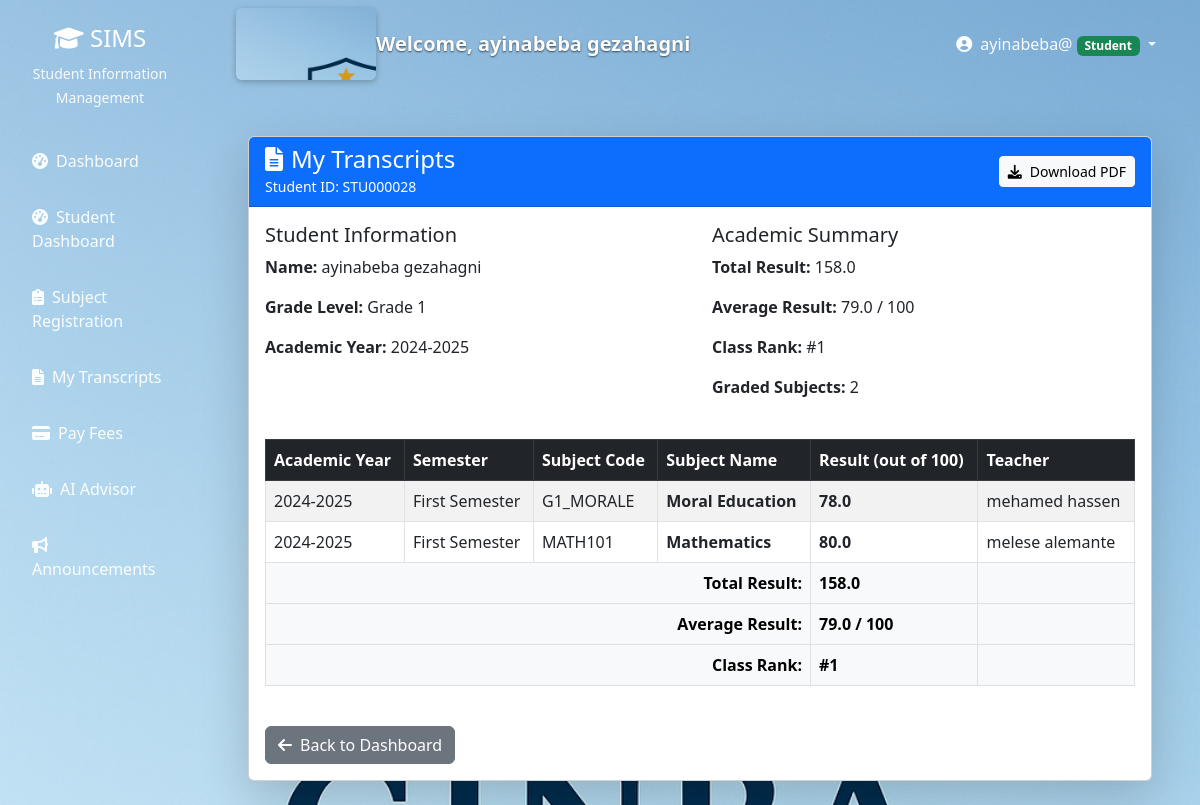
The page /students/transcripts/ (signed in) on the database its author committed.
### users/models.py (models this page shows, shortened)
class User(AbstractUser):
    ROLE_CHOICES = (
        ('admin', 'Administrator'),
        ('teacher', 'Teacher'),
        ('student', 'Student'),
        ('registrar', 'Registrar'),
        ('finance', 'Finance Officer'),
        ('parent', 'Parent'),
    )
    role = models.CharField(max_length=20, choices=ROLE_CHOICES)
    phone = models.CharField(max_length=15, blank=True)
    address = models.TextField(blank=True)
    date_of_birth = models.DateField(null=True, blank=True)
    profile_picture = models.ImageField(upload_to='profiles/', null=True, blank=True)
    is_approved = models.BooleanField(default=False)
    created_at = models.DateTimeField(auto_now_add=True)

class StudentProfile(models.Model):
    GRADE_CHOICES = [
        (1, 'Grade 1'),
        (2, 'Grade 2'),
        (3, 'Grade 3'),
        (4, 'Grade 4'),
        (5, 'Grade 5'),
        (6, 'Grade 6'),
        (7, 'Grade 7'),
        (8, 'Grade 8'),
    ]
    SEMESTER_CHOICES = [
        ('first', 'First Semester'),
        ('second', 'Second Semester'),
    ]
    user = models.OneToOneField(User, on_delete=models.CASCADE)
    student_id = models.CharField(max_length=20, unique=True)
    grade_level = models.IntegerField(choices=GRADE_CHOICES, default=1)
    current_semester = models.CharField(max_length=10, choices=SEMESTER_CHOICES, default='first')
    academic_year = models.CharField(max_length=9, default='2024-2025')
    enrollment_date = models.DateField(auto_now_add=True)

### subjects/models.py (models this page shows, shortened)
class Enrollment(models.Model):
    SEMESTER_CHOICES = [
        ('first', 'First Semester'),
        ('second', 'Second Semester'),
    ]
    STATUS_CHOICES = [
        ('pending', 'Pending Approval'),
        ('approved', 'Approved'),
        ('waitlisted', 'Waitlisted'),
        ('active', 'Active'),
        ('completed', 'Completed'),
        ('dropped', 'Dropped'),
        ('rejected', 'Rejected'),
    ]
    student = models.ForeignKey(
        User,
        on_delete=models.CASCADE,
        related_name='subject_enrollments',
        limit_choices_to={'role': 'student'}
    )
    subject = models.ForeignKey(
        Subject,
        on_delete=models.CASCADE,
        related_name='enrollments'
    )
    enrolled_date = models.DateField(default=timezone.now)
    academic_year = models.CharField(
        max_length=9,
        help_text="Format: YYYY-YYYY (e.g., 2024-2025)"
    )
    semester = models.CharField(
        max_length=10,
        choices=SEMESTER_CHOICES,
        default='first'
    )
    status = models.CharField(
        max_length=20,
        choices=STATUS_CHOICES,
        default='active'
    )
    final_grade = models.CharField(max_length=5, blank=True)
    result = models.CharField(max_length=50, blank=True, null=True, help_text='Result or remark for this enrollment')
    is_auto_assigned = models.BooleanField(default=False)
    class Meta:
        unique_together = ['student', 'subject', 'academic_year', 'semester']
        ordering = ['-enrolled_date']
    def get_semester_display(self):
        return dict(self.SEMESTER_CHOICES).get(self.semester, self.semester)

class Subject(models.Model):
    GRADE_LEVEL_CHOICES = [
        (1, 'Grade 1'),
        (2, 'Grade 2'),
        (3, 'Grade 3'),
        (4, 'Grade 4'),
        (5, 'Grade 5'),
        (6, 'Grade 6'),
        (7, 'Grade 7'),
        (8, 'Grade 8'),
    ]
    SUBJECT_TYPES = [
        ('core', 'Core'),
        ('elective', 'Elective'),
        ('lab', 'Laboratory'),
    ]
    name = models.CharField(max_length=200)
    code = models.CharField(max_length=20, unique=True)
    description = models.TextField(blank=True)
    credit_hours = models.PositiveIntegerField(default=3, help_text="Credit hours for this subject")
    subject_type = models.CharField(max_length=20, choices=SUBJECT_TYPES, default='core')
    grade_level = models.IntegerField(
        choices=GRADE_LEVEL_CHOICES,
        help_text="Select the grade level for this subject"
    )
    day_of_week = models.CharField(max_length=3, choices=Teacher.DAYS_OF_WEEK, blank=True)
    start_time = models.TimeField(null=True, blank=True)
    end_time = models.TimeField(null=True, blank=True)
    room = models.CharField(max_length=50, blank=True)
    sessions_per_week = models.PositiveSmallIntegerField(default=3, help_text='Number of sessions per week')
    instructor = models.ForeignKey(
        Teacher,
        on_delete=models.SET_NULL,
        null=True,
        blank=True,
        related_name='subjects'
    )
    assigned_by_registrar = models.BooleanField(default=False)
    max_capacity = models.IntegerField(default=30)
    is_active = models.BooleanField(default=True)
    created_at = models.DateTimeField(auto_now_add=True)
    updated_at = models.DateTimeField(auto_now=True)
    class Meta:
        ordering = ['grade_level', 'code']

### users/decorators.py (the view)
        def wrapper(request, *args, **kwargs):
            if request.user.is_authenticated:
                if request.user.role in allowed_roles or request.user.is_superuser:
                    return view_func(request, *args, **kwargs)
            messages.error(request, "You don't have permission to access this page.")
            return redirect('dashboard')

### users/views.py (called while the page is built)
def letter_grade_to_numeric(letter):
    if not letter:
        return None
    return LETTER_GRADE_TO_SCORE.get(letter.strip().upper())

### templates/students/view_transcripts.html (shortened to what this page needs)
{% extends 'base.html' %}
{% load static %}
{% block content %}
<div class="container-fluid py-4">
    <div class="row">
        <div class="col-12">
            <div class="card shadow-lg">
                <div class="card-header bg-primary text-white d-flex justify-content-between align-items-center">
                    <div>
                        <h4 class="card-title mb-0">
                            <i class="fas fa-file-alt me-2"></i>My Transcripts
                        </h4>
                        <small>Student ID: {{ student_profile.student_id|default:"N/A" }}</small>
                    </div>
                    {% if transcript_data %}
                    <a href="{% url 'download_transcript_pdf' %}" class="btn btn-light btn-sm">
                        <i class="fas fa-download me-2"></i>Download PDF
                    </a>
                    {% endif %}
                </div>
                <div class="card-body">
                    <div class="row mb-4">
                        <div class="col-md-6">
                            <h5>Student Information</h5>
                            <p><strong>Name:</strong> {{ student.get_full_name|default:student.username }}</p>
                            <p><strong>Grade Level:</strong> Grade {{ student_profile.grade_level|default:"N/A" }}</p>
                            <p><strong>Academic Year:</strong> {{ student_profile.academic_year|default:"N/A" }}</p>
                        </div>
                        <div class="col-md-6">
                            <h5>Academic Summary</h5>
                            <p><strong>Total Result:</strong> {{ total_result|default:"0" }}</p>
                            <p><strong>Average Result:</strong> {{ average_result|default:"0" }} / 100</p>
                            {% if class_rank %}
                            <p><strong>Class Rank:</strong> #{{ class_rank }}</p>
                            {% endif %}
                            <p><strong>Graded Subjects:</strong> {{ graded_count|default:"0" }}</p>
                        </div>
                    </div>
                    {% if transcript_data %}
                    <div class="table-responsive">
                        <table class="table table-striped table-bordered">
                            <thead class="table-dark">
                                <tr>
                                    <th>Academic Year</th>
                                    <th>Semester</th>
                                    <th>Subject Code</th>
                                    <th>Subject Name</th>
                                    <th>Result (out of 100)</th>
                                    <th>Teacher</th>
                                </tr>
                            </thead>
                            <tbody>
                                {% for item in transcript_data %}
                                <tr>
                                    <td>{{ item.academic_year }}</td>
                                    <td>{{ item.semester }}</td>
                                    <td>{{ item.subject_code|default:"N/A" }}</td>
                                    <td><strong>{{ item.subject_name }}</strong></td>
                                    <td>
                                        <strong>{{ item.score }}</strong>
                                    </td>
                                    <td>{{ item.teacher }}</td>
                                </tr>
                                {% endfor %}
                            </tbody>
                            <tfoot class="table-light">
                                <tr>
                                    <td colspan="4" class="text-end"><strong>Total Result:</strong></td>
                                    <td><strong>{{ total_result|default:"0" }}</strong></td>
                                    <td></td>
                                </tr>
                                <tr>
                                    <td colspan="4" class="text-end"><strong>Average Result:</strong></td>
                                    <td><strong>{{ average_result|default:"0" }} / 100</strong></td>
                                    <td></td>
                                </tr>
                                {% if class_rank %}
                                <tr>
                                    <td colspan="4" class="text-end"><strong>Class Rank:</strong></td>
                                    <td><strong>#{{ class_rank }}</strong></td>
                                    <td></td>
                                </tr>
                                {% endif %}
                            </tfoot>
                        </table>
                    </div>
                    {% else %}
                    <div class="alert alert-info text-center">
                        <i class="fas fa-info-circle me-2"></i>
                        <strong>No transcript data available yet.</strong><br>
                        Your transcript will appear here once your teachers have filled in your results.
                    </div>
                    {% endif %}
                    <div class="mt-4">
                        <a href="{% url 'student_dashboard' %}" class="btn btn-secondary">
                            <i class="fas fa-arrow-left me-2"></i>Back to Dashboard
                        </a>
                    </div>
                </div>
            </div>
        </div>
    </div>
</div>
{% endblock %}

### templates/base.html (shortened to what this page needs)
<!DOCTYPE html>
<html lang="en">
  <head>
    {% load static %}
    <link
      href="https://cdn.jsdelivr.net/npm/bootstrap@5.3.0/dist/css/bootstrap.min.css"
      rel="stylesheet"
    />
    <link
      href="https://cdnjs.cloudflare.com/ajax/libs/font-awesome/6.0.0/css/all.min.css"
      rel="stylesheet"
    />
  </head>
  <body>
    {% if user.is_authenticated %}
    <div class="container-fluid">
      <div class="row">
        <nav class="col-md-3 col-lg-2 d-md-block sidebar">
          <div class="position-sticky pt-4">
            <div class="text-center mb-4">
              <h4 class="text-white">
                <i class="fas fa-graduation-cap"></i> SIMS
              </h4>
              <small class="text-light">Student Information Management</small>
            </div>
            <ul class="nav flex-column">
              <li class="nav-item">
                <a
                  class="nav-link {% if request.resolver_match.url_name == 'dashboard' %}active{% endif %}"
                  href="{% url 'dashboard' %}"
                >
                  <i class="fas fa-tachometer-alt me-2"></i>Dashboard
                </a>
              </li>
              {% if user.role == 'student' or user.is_student %}
              <li class="nav-item">
                <a class="nav-link" href="{% url 'student_dashboard' %}">
                  <i class="fas fa-tachometer-alt me-2"></i>Student Dashboard
                </a>
              </li>
              <li class="nav-item">
                <a class="nav-link" href="{% url 'subject_registration' %}">
                  <i class="fas fa-clipboard-list me-2"></i>Subject Registration
                </a>
              </li>
              <li class="nav-item">
                <a class="nav-link" href="{% url 'view_transcripts' %}">
                  <i class="fas fa-file-alt me-2"></i>My Transcripts
                </a>
              </li>
              <li class="nav-item">
                <a class="nav-link" href="{% url 'pay_fees' %}">
                  <i class="fas fa-credit-card me-2"></i>Pay Fees
                </a>
              </li>
              <li class="nav-item">
                <a class="nav-link" href="{% url 'interact_with_ai' %}">
                  <i class="fas fa-robot me-2"></i>AI Advisor
                </a>
              </li>
              <li class="nav-item">
                <a class="nav-link" href="{% url 'view_announcements' %}">
                  <i class="fas fa-bullhorn me-2"></i>Announcements
                </a>
              </li>
              {% endif %}
            </ul>
          </div>
        </nav>
        <main class="col-md-9 ms-sm-auto col-lg-10 px-md-4 main-content">
          <nav
            class="navbar navbar-expand-lg navbar-light bg-white shadow-sm mb-4"
          >
            <div class="container-fluid">
              <span class="site-logo" aria-hidden="true"></span>
              <span class="navbar-brand"
                >Welcome, {{ user.get_full_name|default:user.username }}</span
              >
              <div class="navbar-nav ms-auto">
                <div class="nav-item dropdown">
                  <a
                    class="nav-link dropdown-toggle"
                    href="#"
                    id="navbarDropdown"
                    role="button"
                    data-bs-toggle="dropdown"
                  >
                    <i class="fas fa-user-circle me-1"></i> {{ user.username }}
                    <span
                      class="badge bg-{% if user.role == 'admin' %}danger{% elif user.role == 'teacher' %}info{% elif user.role == 'student' %}success{% elif user.role == 'parent' %}warning{% else %}secondary{% endif %}"
                    >
                      {{ user.get_role_display }}
                    </span>
                  </a>
                </div>
              </div>
            </div>
          </nav>
          <div class="container-fluid">{% block content %}{% endblock %}</div>
        </main>
      </div>
    </div>
    {% endif %}
  </body>
</html>

### rows shown on the page
User: get_full_name "ayinabeba gezahagni", username "ayinabeba@", role "Student"
StudentProfile: student_id "STU000028", grade_level "1", academic_year "2024-2025"
Enrollment: academic_year "2024-2025"
Subject: subject_code "G1_MORALE", subject_name "Moral Education"
Enrollment: academic_year "2024-2025"
Subject: subject_code "MATH101", subject_name "Mathematics"

### other values the page prints
{{ total_result|default:"0" }} "158.0"
{{ average_result|default:"0" }} "79.0"
{{ class_rank }} "1"
{{ graded_count|default:"0" }} "2"
{{ item.semester }} "First Semester" "First Semester"
{{ item.score }} "78.0" "80.0"
{{ item.teacher }} "mehamed hassen" "melese alemante"
